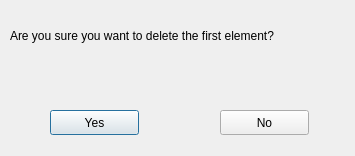
<?xml version="1.0" encoding="UTF-8"?>
<ui version="4.0">
 <class>popupwindow3</class>
 <widget class="QDialog" name="popupwindow3">
  <property name="geometry">
   <rect>
    <x>0</x>
    <y>0</y>
    <width>355</width>
    <height>156</height>
   </rect>
  </property>
  <property name="windowTitle">
   <string>Dialog</string>
  </property>
  <widget class="QLabel" name="label">
   <property name="geometry">
    <rect>
     <x>10</x>
     <y>10</y>
     <width>341</width>
     <height>51</height>
    </rect>
   </property>
   <property name="text">
    <string>Are you sure you want to delete the first element?</string>
   </property>
  </widget>
  <widget class="QPushButton" name="pushButton">
   <property name="geometry">
    <rect>
     <x>50</x>
     <y>110</y>
     <width>89</width>
     <height>25</height>
    </rect>
   </property>
   <property name="text">
    <string>Yes</string>
   </property>
  </widget>
  <widget class="QPushButton" name="pushButton_2">
   <property name="geometry">
    <rect>
     <x>220</x>
     <y>110</y>
     <width>89</width>
     <height>25</height>
    </rect>
   </property>
   <property name="text">
    <string>No</string>
   </property>
  </widget>
 </widget>
 <resources/>
 <connections/>
</ui>
